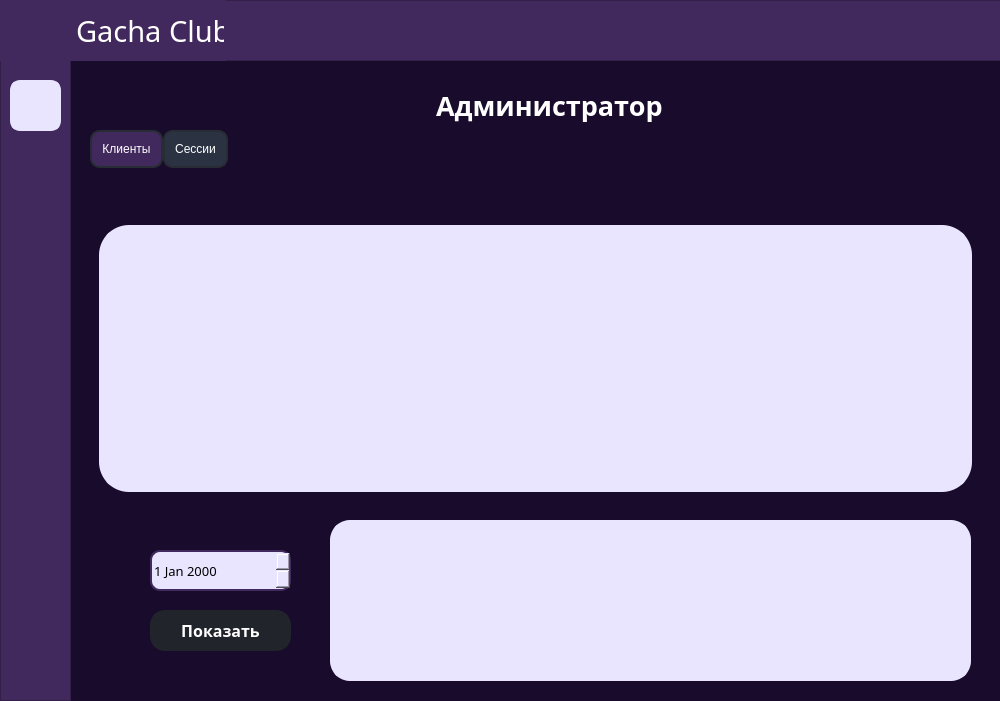
<?xml version="1.0" encoding="UTF-8"?>
<ui version="4.0">
 <class>Admin_interface</class>
 <widget class="QMainWindow" name="Admin_interface">
  <property name="geometry">
   <rect>
    <x>0</x>
    <y>0</y>
    <width>1000</width>
    <height>701</height>
   </rect>
  </property>
  <property name="windowTitle">
   <string>MainWindow</string>
  </property>
  <widget class="QWidget" name="centralwidget">
   <property name="styleSheet">
    <string notr="true">background-color: rgb(25, 11, 44);

font-family:&quot;Tw Cen MT&quot;;</string>
   </property>
   <widget class="QFrame" name="frame_left">
    <property name="geometry">
     <rect>
      <x>0</x>
      <y>60</y>
      <width>71</width>
      <height>641</height>
     </rect>
    </property>
    <property name="styleSheet">
     <string notr="true">background-color: rgb(65, 41, 93);</string>
    </property>
    <property name="frameShape">
     <enum>QFrame::StyledPanel</enum>
    </property>
    <property name="frameShadow">
     <enum>QFrame::Raised</enum>
    </property>
    <widget class="QPushButton" name="homeButton">
     <property name="geometry">
      <rect>
       <x>10</x>
       <y>20</y>
       <width>51</width>
       <height>51</height>
      </rect>
     </property>
     <property name="styleSheet">
      <string notr="true">QPushButton{
background-color: #E9E5FF;
border: 4px solid  #E9E5FF;
border-radius: 10px;
}

QPushButton:hover{
color:rgb(192, 218, 255);
background-color:#8E6BBB;  
border: 4px solid #8E6BBB;
border-radius: 10px;
}

QPushButton:pressed{
color:rgb(192, 218, 255);
background-color: rgb(188, 177, 248); 
border: 2px solid rgb(65, 41, 93);
border-radius: 10px;
}




</string>
     </property>
     <property name="text">
      <string/>
     </property>
     <property name="icon">
      <iconset resource="resources.qrc">
       <normaloff>./icons/Home_icon.png</normaloff>./icons/Home_icon.png</iconset>
     </property>
     <property name="iconSize">
      <size>
       <width>70</width>
       <height>70</height>
      </size>
     </property>
    </widget>
   </widget>
   <widget class="QFrame" name="title_Info">
    <property name="geometry">
     <rect>
      <x>0</x>
      <y>0</y>
      <width>1001</width>
      <height>61</height>
     </rect>
    </property>
    <property name="styleSheet">
     <string notr="true">
background-color: #41295D;
</string>
    </property>
    <property name="frameShape">
     <enum>QFrame::StyledPanel</enum>
    </property>
    <property name="frameShadow">
     <enum>QFrame::Raised</enum>
    </property>
    <widget class="QWidget" name="layoutWidget">
     <property name="geometry">
      <rect>
       <x>0</x>
       <y>0</y>
       <width>226</width>
       <height>62</height>
      </rect>
     </property>
     <layout class="QHBoxLayout" name="horizontalLayout">
      <item>
       <widget class="QLabel" name="Icon_GachaClub">
        <property name="minimumSize">
         <size>
          <width>70</width>
          <height>60</height>
         </size>
        </property>
        <property name="maximumSize">
         <size>
          <width>70</width>
          <height>60</height>
         </size>
        </property>
        <property name="styleSheet">
         <string notr="true">background-color: none;
border: none;</string>
        </property>
        <property name="text">
         <string/>
        </property>
        <property name="pixmap">
         <pixmap resource="resources.qrc">./icons/Gacha Club.png</pixmap>
        </property>
        <property name="scaledContents">
         <bool>true</bool>
        </property>
       </widget>
      </item>
      <item>
       <widget class="QLabel" name="Name_app">
        <property name="minimumSize">
         <size>
          <width>148</width>
          <height>35</height>
         </size>
        </property>
        <property name="maximumSize">
         <size>
          <width>148</width>
          <height>35</height>
         </size>
        </property>
        <property name="font">
         <font>
          <family>Tw Cen MT</family>
          <pointsize>22</pointsize>
         </font>
        </property>
        <property name="styleSheet">
         <string notr="true">background-color:  rgb(255, 255, 255, 0);
border-color: rgb(255, 255, 255, 0);
color: rgb(255, 255, 255);</string>
        </property>
        <property name="text">
         <string>Gacha Club</string>
        </property>
       </widget>
      </item>
     </layout>
    </widget>
   </widget>
   <widget class="QWidget" name="layoutWidget_2">
    <property name="geometry">
     <rect>
      <x>390</x>
      <y>80</y>
      <width>348</width>
      <height>51</height>
     </rect>
    </property>
    <layout class="QHBoxLayout" name="PersonalAreaLayout">
     <item>
      <widget class="QLabel" name="Icon_PersonalArea">
       <property name="maximumSize">
        <size>
         <width>40</width>
         <height>40</height>
        </size>
       </property>
       <property name="text">
        <string/>
       </property>
       <property name="pixmap">
        <pixmap resource="resources.qrc">./icons/main_icon.png</pixmap>
       </property>
       <property name="scaledContents">
        <bool>true</bool>
       </property>
      </widget>
     </item>
     <item>
      <widget class="QLabel" name="label_PersonalArea">
       <property name="minimumSize">
        <size>
         <width>300</width>
         <height>0</height>
        </size>
       </property>
       <property name="maximumSize">
        <size>
         <width>300</width>
         <height>16777215</height>
        </size>
       </property>
       <property name="font">
        <font>
         <family>Tw Cen MT</family>
         <pointsize>20</pointsize>
         <weight>75</weight>
         <bold>true</bold>
        </font>
       </property>
       <property name="styleSheet">
        <string notr="true">background-color:  rgb(255, 255, 255, 0);
border-color: rgb(255, 255, 255, 0);
color: rgb(255, 255, 255);</string>
       </property>
       <property name="text">
        <string>Администратор</string>
       </property>
      </widget>
     </item>
    </layout>
   </widget>
   <widget class="QTabWidget" name="tabWidget">
    <property name="geometry">
     <rect>
      <x>90</x>
      <y>130</y>
      <width>891</width>
      <height>371</height>
     </rect>
    </property>
    <property name="styleSheet">
     <string notr="true">QTabWidget::tab-bar {
   border: 1px rgb(65, 41, 93);
}

QTabBar::tab {
  background-color: rgb(65, 41, 93);; 
  color:rgb(255, 255, 255);
  padding: 10px;
  border: 2px solid rgb(40, 44, 52);
  border-radius: 10px;
 }

 QTabBar::tab:selected {
  background-color: rgb(43, 51, 67);
 }

QTabWidget::pane { 
   border: none;
}
</string>
    </property>
    <property name="currentIndex">
     <number>1</number>
    </property>
    <widget class="QWidget" name="tab_1">
     <property name="styleSheet">
      <string notr="true"/>
     </property>
     <attribute name="title">
      <string>Клиенты</string>
     </attribute>
     <layout class="QVBoxLayout" name="verticalLayout">
      <item>
       <layout class="QHBoxLayout" name="horizontalLayout_3">
        <item>
         <layout class="QHBoxLayout" name="horizontalLayout_2">
          <property name="spacing">
           <number>0</number>
          </property>
          <item>
           <widget class="QPushButton" name="changeButton1">
            <property name="maximumSize">
             <size>
              <width>50</width>
              <height>50</height>
             </size>
            </property>
            <property name="font">
             <font>
              <family>Tw Cen MT</family>
              <pointsize>18</pointsize>
             </font>
            </property>
            <property name="styleSheet">
             <string notr="true">QPushButton{
color: none;
background-color: rgb(25, 11, 44);
border: 4px solid rgb(25, 11, 44);
border-radius: 15px;
}

QPushButton:hover{
color:rgb(192, 218, 255);
background-color:#8E6BBB;  
border: 4px solid #8E6BBB;
border-radius: 10px;
}

QPushButton:pressed{
color:rgb(192, 218, 255);
background-color: rgb(188, 177, 248); 
border: 2px solid rgb(65, 41, 93);
border-radius: 10px;
}
</string>
            </property>
            <property name="text">
             <string>a</string>
            </property>
            <property name="icon">
             <iconset resource="resources.qrc">
              <normaloff>./icons/Change.png</normaloff>./icons/Change.png</iconset>
            </property>
            <property name="iconSize">
             <size>
              <width>30</width>
              <height>30</height>
             </size>
            </property>
           </widget>
          </item>
          <item>
           <widget class="QPushButton" name="deleteButton1">
            <property name="maximumSize">
             <size>
              <width>50</width>
              <height>50</height>
             </size>
            </property>
            <property name="font">
             <font>
              <family>Tw Cen MT</family>
              <pointsize>18</pointsize>
             </font>
            </property>
            <property name="styleSheet">
             <string notr="true">QPushButton{
color: rgba(0, 0, 0, 0);
background-color: rgb(25, 11, 44);
border: 4px solid rgb(25, 11, 44);
border-radius: 15px;
}

QPushButton:hover{
color:rgb(192, 218, 255);
background-color:#8E6BBB;  
border: 4px solid #8E6BBB;
border-radius: 10px;
}

QPushButton:pressed{
color:rgb(192, 218, 255);
background-color: rgb(188, 177, 248); 
border: 2px solid rgb(65, 41, 93);
border-radius: 10px;
}
</string>
            </property>
            <property name="text">
             <string>m</string>
            </property>
            <property name="icon">
             <iconset resource="resources.qrc">
              <normaloff>./icons/Delete.png</normaloff>./icons/Delete.png</iconset>
            </property>
            <property name="iconSize">
             <size>
              <width>30</width>
              <height>30</height>
             </size>
            </property>
           </widget>
          </item>
          <item>
           <widget class="QPushButton" name="addButton1">
            <property name="maximumSize">
             <size>
              <width>40</width>
              <height>40</height>
             </size>
            </property>
            <property name="font">
             <font>
              <family>Tw Cen MT</family>
              <pointsize>18</pointsize>
             </font>
            </property>
            <property name="styleSheet">
             <string notr="true">QPushButton{
background-color: rgb(25, 11, 44);
border: 4px solid rgb(25, 11, 44);
border-radius: 15px;
}

QPushButton:hover{
color:rgb(192, 218, 255);
background-color:#8E6BBB;  
border: 4px solid #8E6BBB;
border-radius: 10px;
}

QPushButton:pressed{
color:rgb(192, 218, 255);
background-color: rgb(188, 177, 248); 
border: 2px solid rgb(65, 41, 93);
border-radius: 10px;
}
</string>
            </property>
            <property name="text">
             <string/>
            </property>
            <property name="icon">
             <iconset resource="resources.qrc">
              <normaloff>./icons/Add properties.png</normaloff>./icons/Add properties.png</iconset>
            </property>
            <property name="iconSize">
             <size>
              <width>30</width>
              <height>30</height>
             </size>
            </property>
           </widget>
          </item>
         </layout>
        </item>
        <item>
         <spacer name="horizontalSpacer">
          <property name="orientation">
           <enum>Qt::Horizontal</enum>
          </property>
          <property name="sizeHint" stdset="0">
           <size>
            <width>328</width>
            <height>20</height>
           </size>
          </property>
         </spacer>
        </item>
       </layout>
      </item>
      <item>
       <widget class="QTableView" name="tableView1">
        <property name="styleSheet">
         <string notr="true">

background-color: #E9E5FF;
border: 4px solid  #E9E5FF;
border-radius: 30px;
</string>
        </property>
       </widget>
      </item>
     </layout>
    </widget>
    <widget class="QWidget" name="tab_2">
     <attribute name="title">
      <string>Сессии</string>
     </attribute>
     <layout class="QVBoxLayout" name="verticalLayout_5">
      <item>
       <layout class="QHBoxLayout" name="horizontalLayout_10">
        <item>
         <layout class="QHBoxLayout" name="horizontalLayout_11">
          <property name="spacing">
           <number>0</number>
          </property>
          <item>
           <widget class="QPushButton" name="changeButton2">
            <property name="maximumSize">
             <size>
              <width>50</width>
              <height>50</height>
             </size>
            </property>
            <property name="font">
             <font>
              <family>Tw Cen MT</family>
              <pointsize>18</pointsize>
             </font>
            </property>
            <property name="styleSheet">
             <string notr="true">QPushButton{
color: rgba(0, 0, 0, 0);
background-color: rgb(25, 11, 44);
border: 4px solid rgb(25, 11, 44);
border-radius: 15px;
}

QPushButton:hover{
color:rgb(192, 218, 255);
background-color:#8E6BBB;  
border: 4px solid #8E6BBB;
border-radius: 10px;
}

QPushButton:pressed{
color:rgb(192, 218, 255);
background-color: rgb(188, 177, 248); 
border: 2px solid rgb(65, 41, 93);
border-radius: 10px;
}
</string>
            </property>
            <property name="text">
             <string>a</string>
            </property>
            <property name="icon">
             <iconset>
              <normaloff>icons/icons/Change.png</normaloff>
              <normalon>./icons/Change.png</normalon>icons/icons/Change.png</iconset>
            </property>
            <property name="iconSize">
             <size>
              <width>30</width>
              <height>30</height>
             </size>
            </property>
           </widget>
          </item>
          <item>
           <widget class="QPushButton" name="deleteButton2">
            <property name="maximumSize">
             <size>
              <width>50</width>
              <height>50</height>
             </size>
            </property>
            <property name="font">
             <font>
              <family>Tw Cen MT</family>
              <pointsize>18</pointsize>
             </font>
            </property>
            <property name="styleSheet">
             <string notr="true">QPushButton{
color: rgba(0, 0, 0, 0);
background-color: rgb(25, 11, 44);
border: 4px solid rgb(25, 11, 44);
border-radius: 15px;
}

QPushButton:hover{
color:rgb(192, 218, 255);
background-color:#8E6BBB;  
border: 4px solid #8E6BBB;
border-radius: 10px;
}

QPushButton:pressed{
color:rgb(192, 218, 255);
background-color: rgb(188, 177, 248); 
border: 2px solid rgb(65, 41, 93);
border-radius: 10px;
}
</string>
            </property>
            <property name="text">
             <string>m</string>
            </property>
            <property name="icon">
             <iconset>
              <normaloff>icons/icons/Delete.png</normaloff>
              <normalon>./icons/Delete.png</normalon>icons/icons/Delete.png</iconset>
            </property>
            <property name="iconSize">
             <size>
              <width>30</width>
              <height>30</height>
             </size>
            </property>
           </widget>
          </item>
          <item>
           <widget class="QPushButton" name="addButton2">
            <property name="maximumSize">
             <size>
              <width>40</width>
              <height>40</height>
             </size>
            </property>
            <property name="font">
             <font>
              <family>Tw Cen MT</family>
              <pointsize>18</pointsize>
             </font>
            </property>
            <property name="styleSheet">
             <string notr="true">QPushButton{
background-color: rgb(25, 11, 44);
border: 4px solid rgb(25, 11, 44);
border-radius: 15px;
}

QPushButton:hover{
color:rgb(192, 218, 255);
background-color:#8E6BBB;  
border: 4px solid #8E6BBB;
border-radius: 10px;
}

QPushButton:pressed{
color:rgb(192, 218, 255);
background-color: rgb(188, 177, 248); 
border: 2px solid rgb(65, 41, 93);
border-radius: 10px;
}
</string>
            </property>
            <property name="text">
             <string/>
            </property>
            <property name="icon">
             <iconset resource="resources.qrc">
              <normaloff>./icons/Add properties.png</normaloff>./icons/Add properties.png</iconset>
            </property>
            <property name="iconSize">
             <size>
              <width>30</width>
              <height>30</height>
             </size>
            </property>
           </widget>
          </item>
         </layout>
        </item>
        <item>
         <spacer name="horizontalSpacer_5">
          <property name="orientation">
           <enum>Qt::Horizontal</enum>
          </property>
          <property name="sizeHint" stdset="0">
           <size>
            <width>328</width>
            <height>20</height>
           </size>
          </property>
         </spacer>
        </item>
       </layout>
      </item>
      <item>
       <widget class="QTableView" name="tableView2">
        <property name="styleSheet">
         <string notr="true">QTableView {
background-color: #E9E5FF;
border: 4px solid  #E9E5FF;
border-radius: 30px;
}

QHeaderView::section {
background-color: rgb(255, 255, 255);  
color: rgb(0, 0, 0);
border: 2px solid #E9E5FF;
border-radius: 30px;
height: 50px;
font-size: 16pt;
}
</string>
        </property>
       </widget>
      </item>
     </layout>
    </widget>
   </widget>
   <widget class="QDateEdit" name="dateEdit">
    <property name="geometry">
     <rect>
      <x>150</x>
      <y>550</y>
      <width>141</width>
      <height>41</height>
     </rect>
    </property>
    <property name="font">
     <font>
      <family>Tw Cen MT</family>
      <pointsize>10</pointsize>
     </font>
    </property>
    <property name="styleSheet">
     <string notr="true">background-color: #E9E5FF;
border: 2px solid rgb(65, 41, 93);
border-radius: 10px;</string>
    </property>
   </widget>
   <widget class="QPushButton" name="pushButton">
    <property name="geometry">
     <rect>
      <x>150</x>
      <y>610</y>
      <width>141</width>
      <height>41</height>
     </rect>
    </property>
    <property name="font">
     <font>
      <family>Tw Cen MT</family>
      <pointsize>12</pointsize>
      <weight>75</weight>
      <bold>true</bold>
     </font>
    </property>
    <property name="styleSheet">
     <string notr="true">QPushButton{
color:rgb(255, 255, 255);
background-color: rgb(33, 37, 43);  
border: 2px solid rgb(33, 37, 43);
border-radius: 15px;
}

QPushButton:hover{
color:rgb(255, 255, 255);
background-color: rgb(43, 51, 67);  
border: 2px solid rgb(33, 37, 43);
border-radius: 15px;
}

QPushButton:pressed{
color:rgb(255, 255, 255);
background-color: rgb(33, 37, 43);;  
border: 2px solid rgb(192, 218, 255);
border-radius: 15px;
}

</string>
    </property>
    <property name="text">
     <string>Показать</string>
    </property>
   </widget>
   <widget class="QTableView" name="tableView_Info">
    <property name="geometry">
     <rect>
      <x>330</x>
      <y>520</y>
      <width>641</width>
      <height>161</height>
     </rect>
    </property>
    <property name="styleSheet">
     <string notr="true">

background-color: #E9E5FF;
border: 4px solid  #E9E5FF;
border-radius: 20px;
</string>
    </property>
   </widget>
  </widget>
 </widget>
 <resources>
  <include location="resources.qrc"/>
 </resources>
 <connections/>
</ui>
